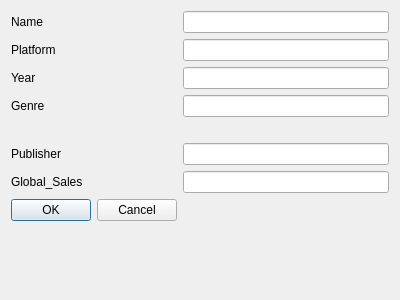
<?xml version="1.0" encoding="UTF-8"?>
<ui version="4.0">
 <class>AddItemDialog</class>
 <widget class="QDialog" name="AddItemDialog">
  <property name="geometry">
   <rect>
    <x>0</x>
    <y>0</y>
    <width>400</width>
    <height>300</height>
   </rect>
  </property>
  <property name="windowTitle">
   <string>Dialog</string>
  </property>
  <layout class="QFormLayout" name="formLayout">
   <item row="0" column="0">
    <widget class="QLabel" name="label">
     <property name="text">
      <string>Name</string>
     </property>
    </widget>
   </item>
   <item row="1" column="0">
    <widget class="QLabel" name="label_2">
     <property name="text">
      <string>Platform</string>
     </property>
    </widget>
   </item>
   <item row="9" column="0">
    <widget class="QDialogButtonBox" name="buttonBox">
     <property name="orientation">
      <enum>Qt::Horizontal</enum>
     </property>
     <property name="standardButtons">
      <set>QDialogButtonBox::Cancel|QDialogButtonBox::Ok</set>
     </property>
    </widget>
   </item>
   <item row="5" column="0">
    <widget class="QLabel" name="label_6">
     <property name="text">
      <string/>
     </property>
    </widget>
   </item>
   <item row="0" column="1">
    <widget class="QLineEdit" name="NamelineEdit"/>
   </item>
   <item row="1" column="1">
    <widget class="QLineEdit" name="PlatformlineEdit_2"/>
   </item>
   <item row="7" column="0">
    <widget class="QLabel" name="label_4">
     <property name="text">
      <string>Global_Sales</string>
     </property>
    </widget>
   </item>
   <item row="7" column="1">
    <widget class="QLineEdit" name="GloballineEdit_6"/>
   </item>
   <item row="6" column="0">
    <widget class="QLabel" name="label_7">
     <property name="text">
      <string>Publisher</string>
     </property>
    </widget>
   </item>
   <item row="6" column="1">
    <widget class="QLineEdit" name="PublisherlineEdit_5"/>
   </item>
   <item row="4" column="1">
    <widget class="QLineEdit" name="GenrelineEdit_4"/>
   </item>
   <item row="4" column="0">
    <widget class="QLabel" name="label_3">
     <property name="text">
      <string>Genre</string>
     </property>
    </widget>
   </item>
   <item row="3" column="1">
    <widget class="QLineEdit" name="YearlineEdit_3"/>
   </item>
   <item row="3" column="0">
    <widget class="QLabel" name="label_5">
     <property name="text">
      <string>Year</string>
     </property>
    </widget>
   </item>
  </layout>
 </widget>
 <resources/>
 <connections>
  <connection>
   <sender>buttonBox</sender>
   <signal>accepted()</signal>
   <receiver>AddItemDialog</receiver>
   <slot>accept()</slot>
   <hints>
    <hint type="sourcelabel">
     <x>248</x>
     <y>254</y>
    </hint>
    <hint type="destinationlabel">
     <x>157</x>
     <y>274</y>
    </hint>
   </hints>
  </connection>
  <connection>
   <sender>buttonBox</sender>
   <signal>rejected()</signal>
   <receiver>AddItemDialog</receiver>
   <slot>reject()</slot>
   <hints>
    <hint type="sourcelabel">
     <x>316</x>
     <y>260</y>
    </hint>
    <hint type="destinationlabel">
     <x>286</x>
     <y>274</y>
    </hint>
   </hints>
  </connection>
 </connections>
</ui>
